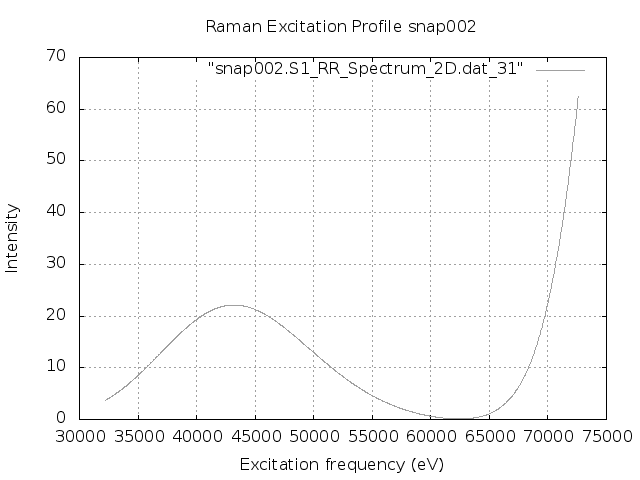

Reproduce this figure in gnuplot.
set terminal png
set output "snap002.S1.REP.png"
set xlabel 'Excitation frequency (eV)'
set ylabel 'Intensity'
set title "Raman Excitation Profile snap002"
set grid
set autoscale
plot "snap002.S1_RR_Spectrum_2D.dat_31" with lines lc "blue"
exit
